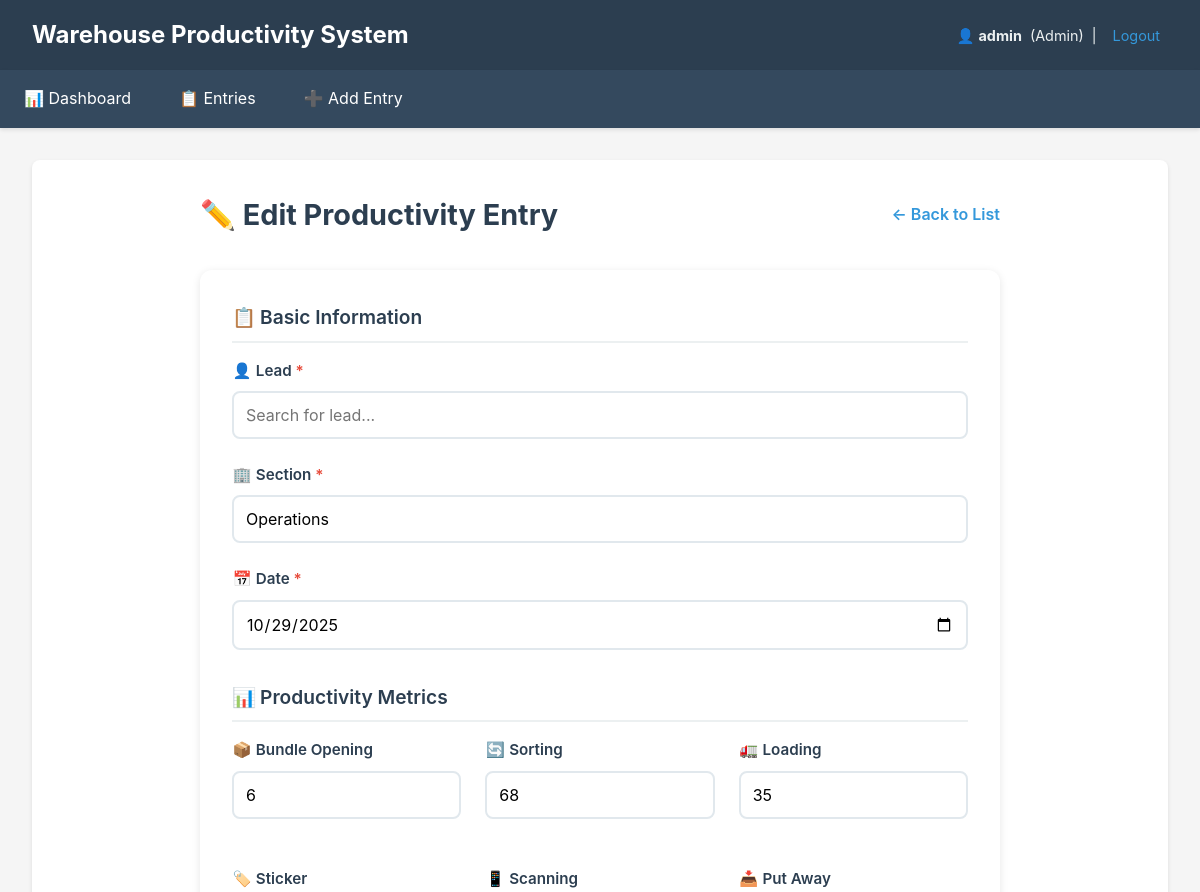
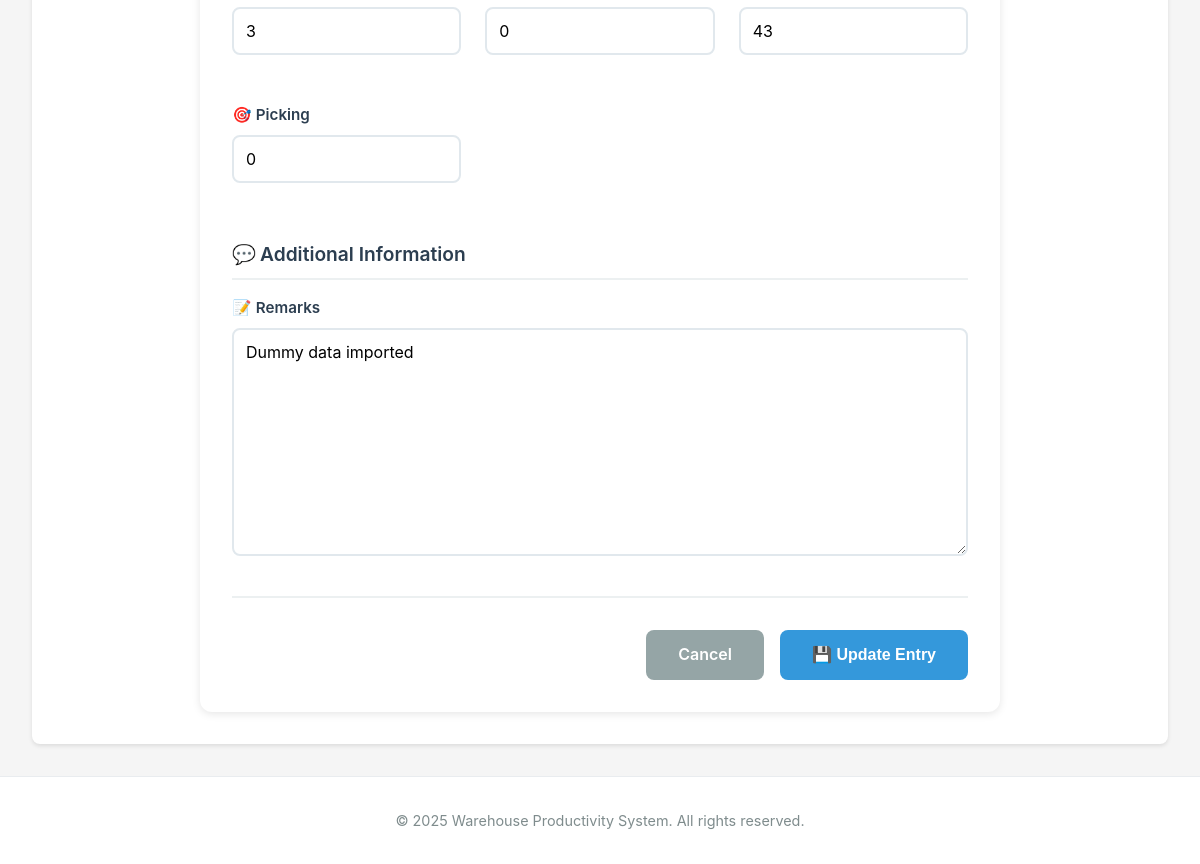
The app's page /entries/1/edit/ (signed in) with its own data (2 pictures, top to bottom).
### productivity/models.py (models this page shows, shortened)
class User(AbstractUser):
    ROLE_CHOICES = [
        ('admin','Admin'),
        ('manager','Manager'),
        ('lead','Lead'),
        ('employee','Employee'),
    ]
    role = models.CharField(max_length=20, choices=ROLE_CHOICES, default='employee')
    sections = models.ManyToManyField('Section', blank=True, related_name='employees')

class ProductivityEntry(models.Model):
    lead = models.ForeignKey(User, limit_choices_to={'role':'employee'}, on_delete=models.CASCADE, related_name='entries')
    section = models.ForeignKey(Section, on_delete=models.PROTECT, related_name='entries')
    date = models.DateField()
    remarks = models.TextField(blank=True)
    created_at = models.DateTimeField(auto_now_add=True)
    bundle_opening = models.IntegerField(default=0)
    sorting = models.IntegerField(default=0)
    loading = models.IntegerField(default=0)
    sticker = models.PositiveIntegerField(default=0)
    scanning = models.PositiveIntegerField(default=0)
    put_away = models.PositiveIntegerField(default=0)
    picking = models.PositiveIntegerField(default=0)
    class Meta:
        unique_together = ('lead','section','date')
        ordering = ['-date','-created_at']

### productivity/views.py (the view, shortened to what this page needs)
# urls.py: path('entries/<int:pk>/edit/', EntryUpdateView.as_view(), name='entry_edit'),
@method_decorator(login_required, name='dispatch')
class EntryUpdateView(UpdateView):
    model = ProductivityEntry
    form_class = ProductivityEntryForm
    template_name = 'productivity/entry_form.html'
    success_url = reverse_lazy('entry_list')
    def dispatch(self, request, *args, **kwargs):
        obj = self.get_object()
        if role_check(request.user, ['admin', 'manager']):
            return super().dispatch(request, *args, **kwargs)
        if role_check(request.user, ['lead']) and obj.lead == request.user:
            return super().dispatch(request, *args, **kwargs)
        return redirect('dashboard')

### productivity/forms.py (shortened to what this page needs)
class ProductivityEntryForm(forms.ModelForm):
    class Meta:
        model = ProductivityEntry
        fields = [
            'lead', 'section', 'date', 'bundle_opening', 'sorting', 'loading',
            'sticker', 'scanning', 'put_away', 'picking', 'remarks'
        ]
        widgets = {'date': forms.DateInput(attrs={'type': 'date'})}

### productivity/models.py (called while the page is built)
    def __str__(self):
        return self.name

### productivity/views.py (called while the page is built)
def role_check(user, roles):
    return user.is_authenticated and (user.role in roles or user.is_superuser)

### templates/productivity/entry_form.html (shortened to what this page needs)
{% extends 'productivity/base.html' %}
{% block content %}
<div class="form-container">
    <div class="form-header">
        <h2>
            {% if object %}
                ✏️ Edit Productivity Entry
            {% else %}
                ➕ Add Productivity Entry
            {% endif %}
        </h2>
        <a href="{% url 'entry_list' %}" class="back-link">
            ← Back to List
        </a>
    </div>
    <form method="post" class="entry-form" novalidate>
        <div class="form-section">
            <h3 class="form-section-title">
                <span class="field-icon">📋</span>
                Basic Information
            </h3>
            <div class="form-group">
                <label for="id_lead_search" class="required-field">
                    <span class="field-icon">👤</span>
                    Lead
                </label>
                <input type="text" id="id_lead_search" placeholder="Search for lead..." autocomplete="off">
            </div>
            <div class="form-group">
                <label for="id_section_search" class="required-field">
                    <span class="field-icon">🏢</span>
                    Section
                </label>
                <input type="text" id="id_section_search" placeholder="Search for section..." autocomplete="off">
            </div>
            <div class="form-group">
                <label for="{{ form.date.id_for_label }}" class="required-field">
                    <span class="field-icon">📅</span>
                    Date
                </label>
                {{ form.date }}
            </div>
        </div>
        <div class="form-section">
            <h3 class="form-section-title">
                <span class="field-icon">📊</span>
                Productivity Metrics
            </h3>
            <div class="form-grid">
                <div class="form-group">
                    <label for="{{ form.bundle_opening.id_for_label }}">
                        <span class="field-icon">📦</span>
                        Bundle Opening
                    </label>
                    {{ form.bundle_opening }}
                </div>
                <div class="form-group">
                    <label for="{{ form.sorting.id_for_label }}">
                        <span class="field-icon">🔄</span>
                        Sorting
                    </label>
                    {{ form.sorting }}
                </div>
                <div class="form-group">
                    <label for="{{ form.loading.id_for_label }}">
                        <span class="field-icon">🚛</span>
                        Loading
                    </label>
                    {{ form.loading }}
                </div>
                <div class="form-group">
                    <label for="{{ form.sticker.id_for_label }}">
                        <span class="field-icon">🏷️</span>
                        Sticker
                    </label>
                    {{ form.sticker }}
                </div>
                <div class="form-group">
                    <label for="{{ form.scanning.id_for_label }}">
                        <span class="field-icon">📱</span>
                        Scanning
                    </label>
                    {{ form.scanning }}
                </div>
                <div class="form-group">
                    <label for="{{ form.put_away.id_for_label }}">
                        <span class="field-icon">📥</span>
                        Put Away
                    </label>
                    {{ form.put_away }}
                </div>
                <div class="form-group">
                    <label for="{{ form.picking.id_for_label }}">
                        <span class="field-icon">🎯</span>
                        Picking
                    </label>
                    {{ form.picking }}
                </div>
            </div>
        </div>
        <div class="form-section">
            <h3 class="form-section-title">
                <span class="field-icon">💬</span>
                Additional Information
            </h3>
            <div class="form-group">
                <label for="{{ form.remarks.id_for_label }}">
                    <span class="field-icon">📝</span>
                    Remarks
                </label>
                {{ form.remarks }}
            </div>
        </div>
        <div class="form-actions">
            <a href="{% url 'entry_list' %}" class="btn btn-secondary">Cancel</a>
            <button type="submit" class="btn btn-primary">
                {% if object %}💾 Update Entry{% else %}➕ Save Entry{% endif %}
            </button>
        </div>
    </form>
</div>
{% endblock %}

### templates/productivity/base.html (shortened to what this page needs)
<!doctype html>
<html lang="en">
<head>
</head>
<body>
    <header class="header">
        <div class="header-content">
            <h1>Warehouse Productivity System</h1>
            <div class="user-info">
                {% if user.is_authenticated %}
                    <span>👤 <strong>{{ user.username }}</strong></span>
                    <span>({{ user.get_role_display }})</span>
                    <span>|</span>
                    <a href="{% url 'logout' %}">Logout</a>
                {% else %}
                    <a href="login/">Login</a> to continue
                {% endif %}
            </div>
        </div>
    </header>
    <nav class="nav">
        <ul id="navMenu">
            <li>
                <a href="{% url 'dashboard' %}"
                   {% if request.resolver_match.url_name == 'dashboard' %}class="active"{% endif %}>
                    📊 Dashboard
                </a>
            </li>
            <li>
                <a href="{% url 'entry_list' %}"
                   {% if request.resolver_match.url_name == 'entry_list' %}class="active"{% endif %}>
                    📋 Entries
                </a>
            </li>
            {% if user.is_superuser %}
            <li>
                <a href="{% url 'entry_add' %}"
                   {% if request.resolver_match.url_name == 'entry_add' %}class="active"{% endif %}>
                    ➕ Add Entry
                </a>
            </li>
            {% endif %}
        </ul>
    </nav>
    <div class="container">
        <main class="content">
            {% block content %}{% endblock %}
        </main>
    </div>
    <footer class="footer">
        <p>&copy; {% now "Y" %} Warehouse Productivity System. All rights reserved.</p>
    </footer>
</body>
</html>

### templates/productivity/base.html (style rules this page uses)
* { margin: 0; padding: 0; box-sizing: border-box; }
body { font-family: -apple-system, BlinkMacSystemFont, 'Segoe UI', Roboto, Oxygen, Ubuntu, Cantarell, sans-serif; line-height: 1.6; color: #333; background-color: #f5f5f5; min-height: 100vh; display: flex; flex-direction: column; }
.header { background-color: #2c3e50; color: white; padding: 1rem 2rem; box-shadow: 0 2px 4px rgba(0,0,0,0.1); }
.header-content { display: flex; justify-content: space-between; align-items: center; flex-wrap: wrap; gap: 0.5rem; }
.header h1 { font-size: 1.5rem; margin: 0; }
.user-info { font-size: 0.9rem; color: #ecf0f1; display: flex; align-items: center; gap: 0.5rem; flex-wrap: wrap; }
.user-info a { color: #3498db; text-decoration: none; transition: color 0.3s; padding: 0.25rem 0.5rem; }
.nav { background-color: #34495e; box-shadow: 0 2px 4px rgba(0,0,0,0.1); position: relative; }
.nav ul { list-style: none; display: flex; flex-wrap: wrap; margin: 0; padding: 0; }
.nav li { margin: 0; }
.nav a { display: block; padding: 1rem 1.5rem; color: white; text-decoration: none; transition: background-color 0.3s; white-space: nowrap; }
.container { max-width: 1400px; margin: 2rem auto; padding: 0 2rem; flex: 1; width: 100%; }
.content { background-color: white; padding: 2rem; border-radius: 8px; box-shadow: 0 2px 4px rgba(0,0,0,0.1); }
.footer { text-align: center; padding: 2rem; color: #7f8c8d; font-size: 0.9rem; background-color: white; border-top: 1px solid #e9ecef; }

### templates/productivity/entry_form.html (style rules this page uses)
.form-container { max-width: 800px; margin: 0 auto; }
.form-header { margin-bottom: 2rem; display: flex; justify-content: space-between; align-items: center; }
.form-header h2 { color: #2c3e50; font-size: 1.8rem; margin: 0; }
.back-link { color: #3498db; text-decoration: none; font-weight: 600; display: flex; align-items: center; gap: 0.5rem; transition: color 0.3s; }
.entry-form { background: white; padding: 2rem; border-radius: 12px; box-shadow: 0 2px 8px rgba(0,0,0,0.1); }
.form-section { margin-bottom: 2rem; }
.form-section-title { color: #2c3e50; font-size: 1.2rem; font-weight: 600; margin-bottom: 1rem; padding-bottom: 0.5rem; border-bottom: 2px solid #ecf0f1; display: flex; align-items: center; gap: 0.5rem; }
.form-group { margin-bottom: 1.5rem; }
.form-group label { display: block; font-weight: 600; color: #2c3e50; margin-bottom: 0.5rem; font-size: 0.95rem; }
.form-group input[type="text"], .form-group input[type="number"], .form-group input[type="date"], .form-group select, .form-group textarea { width: 100%; padding: 0.75rem; border: 2px solid #e1e8ed; border-radius: 8px; font-size: 1rem; transition: all 0.3s; font-family: inherit; }
.form-group textarea { min-height: 100px; resize: vertical; }
.form-grid { display: grid; grid-template-columns: repeat(auto-fit, minmax(200px, 1fr)); gap: 1.5rem; }
.form-actions { display: flex; gap: 1rem; justify-content: flex-end; margin-top: 2rem; padding-top: 2rem; border-top: 2px solid #ecf0f1; }
.btn { padding: 0.75rem 2rem; border: none; border-radius: 8px; font-size: 1rem; font-weight: 600; cursor: pointer; transition: all 0.3s; text-decoration: none; display: inline-block; }
.btn-primary { background: #3498db; color: white; }
.btn-secondary { background: #95a5a6; color: white; }
.field-icon { display: inline-block; width: 20px; text-align: center; }
.required-field::after { content: " *"; color: #e74c3c; }
.form-group { margin-bottom: 1.5rem; position: relative; }
#id_lead_search, #id_section_search { width: 100%; padding: 0.75rem; border: 2px solid #e1e8ed; border-radius: 8px; font-size: 1rem; transition: all 0.3s; }

### records on screen
User: username "admin", role "Admin"
ProductivityEntry: date "10/29/2025", bundle_opening "6", sorting "68", loading "35", sticker "3", scanning "0", put_away "43", picking "0", remarks "Dummy data imported"
